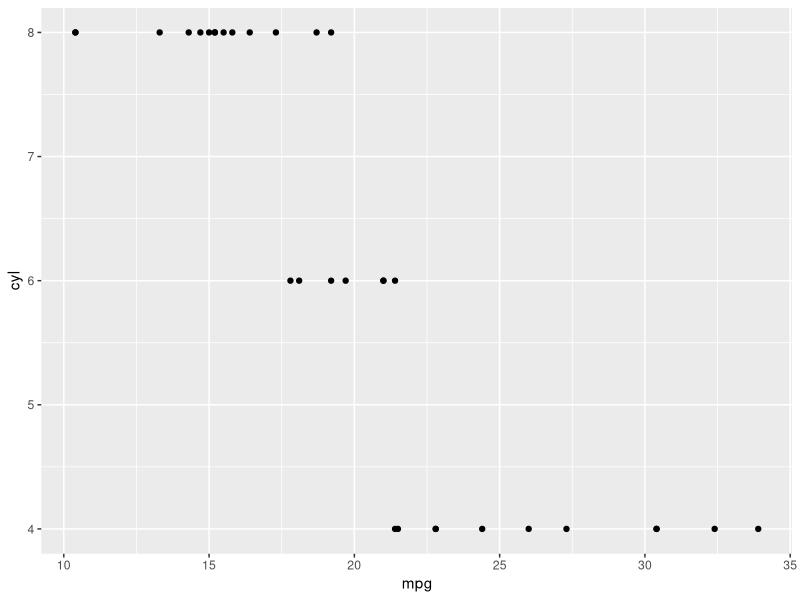
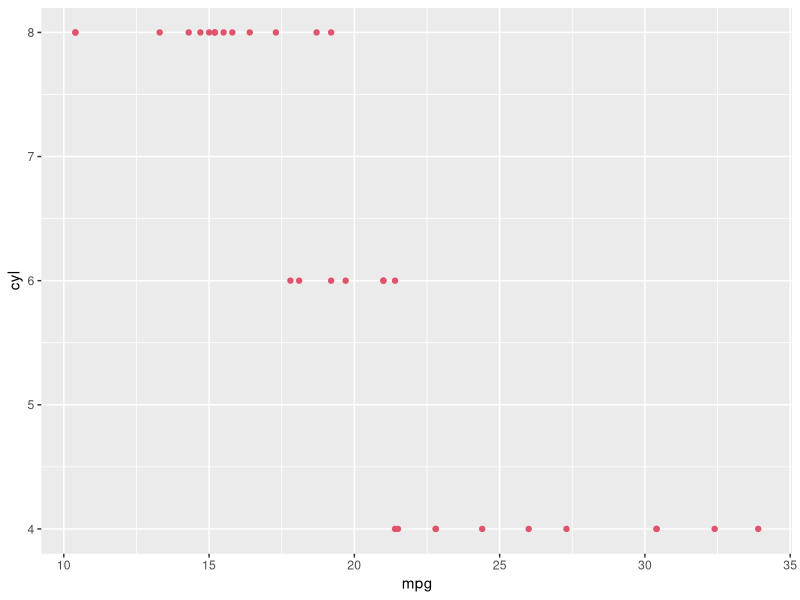
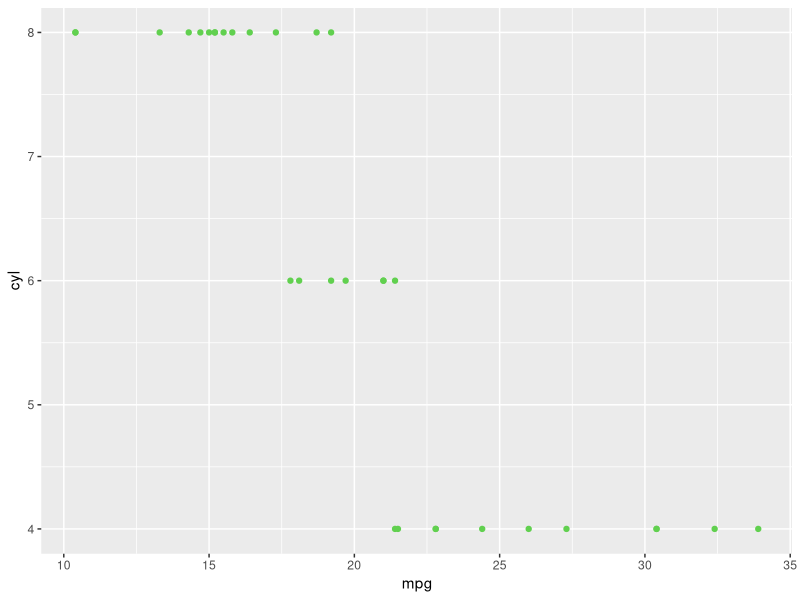

These figures' R source, in order: (Note: this script raises an error after producing the figures.)
#' ---
#' title: "My Doc"
#' author: "ME"
#' date: "January 28, 2017"
#' ---
#+ label = "setup", include = FALSE
library(ggplot2)
myFun = function(){
  for(i in seq(from=1,to=3, by=1)){
    cat("\n\n\n## This is title", i, "\n\n\n")
    plot = ggplot(aes(x=mpg,y=cyl),data=mtcars) +
      geom_point(color = i)
    print(plot)
  }
}

#' Generate three plots:

#+ echo = FALSE, results = "asis"
myFun()


# /* build this file via
knitr::spin("answer.R", knit = FALSE)
rmarkdown::render("answer.Rmd")
# */
